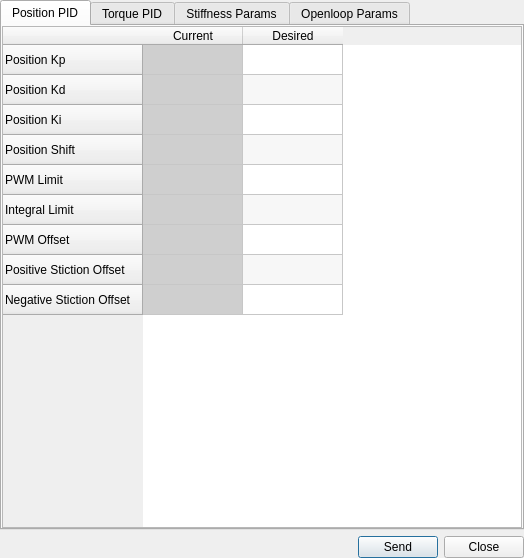
<?xml version="1.0" encoding="UTF-8"?>
<ui version="4.0">
 <class>PidDlg</class>
 <widget class="QDialog" name="PidDlg">
  <property name="geometry">
   <rect>
    <x>0</x>
    <y>0</y>
    <width>524</width>
    <height>558</height>
   </rect>
  </property>
  <property name="windowTitle">
   <string>Dialog</string>
  </property>
  <layout class="QVBoxLayout" name="verticalLayout">
   <property name="leftMargin">
    <number>0</number>
   </property>
   <property name="topMargin">
    <number>0</number>
   </property>
   <property name="rightMargin">
    <number>0</number>
   </property>
   <property name="bottomMargin">
    <number>0</number>
   </property>
   <item>
    <widget class="QTabWidget" name="tabWidget">
     <property name="styleSheet">
      <string notr="true"/>
     </property>
     <property name="currentIndex">
      <number>0</number>
     </property>
     <widget class="QWidget" name="tabPosition">
      <attribute name="title">
       <string>Position PID</string>
      </attribute>
      <layout class="QHBoxLayout" name="horizontalLayout">
       <property name="spacing">
        <number>0</number>
       </property>
       <property name="leftMargin">
        <number>0</number>
       </property>
       <property name="topMargin">
        <number>0</number>
       </property>
       <property name="rightMargin">
        <number>0</number>
       </property>
       <property name="bottomMargin">
        <number>0</number>
       </property>
       <item>
        <widget class="QTableWidget" name="tablePosition">
         <property name="alternatingRowColors">
          <bool>true</bool>
         </property>
         <property name="selectionMode">
          <enum>QAbstractItemView::NoSelection</enum>
         </property>
         <property name="showGrid">
          <bool>true</bool>
         </property>
         <row>
          <property name="text">
           <string>Position Kp</string>
          </property>
         </row>
         <row>
          <property name="text">
           <string>Position Kd</string>
          </property>
         </row>
         <row>
          <property name="text">
           <string>Position Ki</string>
          </property>
         </row>
         <row>
          <property name="text">
           <string>Position Shift</string>
          </property>
         </row>
         <row>
          <property name="text">
           <string>PWM Limit</string>
          </property>
         </row>
         <row>
          <property name="text">
           <string>Integral Limit</string>
          </property>
         </row>
         <row>
          <property name="text">
           <string>PWM Offset</string>
          </property>
         </row>
         <row>
          <property name="text">
           <string>Positive Stiction Offset</string>
          </property>
         </row>
         <row>
          <property name="text">
           <string>Negative Stiction Offset</string>
          </property>
         </row>
         <column>
          <property name="text">
           <string>Current</string>
          </property>
         </column>
         <column>
          <property name="text">
           <string>Desired</string>
          </property>
         </column>
         <item row="0" column="0">
          <property name="text">
           <string/>
          </property>
          <property name="background">
           <brush brushstyle="SolidPattern">
            <color alpha="255">
             <red>207</red>
             <green>207</green>
             <blue>207</blue>
            </color>
           </brush>
          </property>
          <property name="flags">
           <set>ItemIsEnabled</set>
          </property>
         </item>
         <item row="0" column="1">
          <property name="text">
           <string/>
          </property>
          <property name="flags">
           <set>ItemIsSelectable|ItemIsEditable|ItemIsDragEnabled|ItemIsUserCheckable|ItemIsEnabled</set>
          </property>
         </item>
         <item row="1" column="0">
          <property name="text">
           <string/>
          </property>
          <property name="background">
           <brush brushstyle="SolidPattern">
            <color alpha="255">
             <red>207</red>
             <green>207</green>
             <blue>207</blue>
            </color>
           </brush>
          </property>
          <property name="flags">
           <set>ItemIsEnabled</set>
          </property>
         </item>
         <item row="1" column="1">
          <property name="text">
           <string/>
          </property>
          <property name="flags">
           <set>ItemIsSelectable|ItemIsEditable|ItemIsDragEnabled|ItemIsUserCheckable|ItemIsEnabled</set>
          </property>
         </item>
         <item row="2" column="0">
          <property name="text">
           <string/>
          </property>
          <property name="background">
           <brush brushstyle="SolidPattern">
            <color alpha="255">
             <red>207</red>
             <green>207</green>
             <blue>207</blue>
            </color>
           </brush>
          </property>
          <property name="flags">
           <set>ItemIsEnabled</set>
          </property>
         </item>
         <item row="2" column="1">
          <property name="text">
           <string/>
          </property>
          <property name="flags">
           <set>ItemIsSelectable|ItemIsEditable|ItemIsDragEnabled|ItemIsUserCheckable|ItemIsEnabled</set>
          </property>
         </item>
         <item row="3" column="0">
          <property name="text">
           <string/>
          </property>
          <property name="background">
           <brush brushstyle="SolidPattern">
            <color alpha="255">
             <red>207</red>
             <green>207</green>
             <blue>207</blue>
            </color>
           </brush>
          </property>
          <property name="flags">
           <set>ItemIsEnabled</set>
          </property>
         </item>
         <item row="3" column="1">
          <property name="text">
           <string/>
          </property>
          <property name="flags">
           <set>ItemIsSelectable|ItemIsEditable|ItemIsDragEnabled|ItemIsUserCheckable|ItemIsEnabled</set>
          </property>
         </item>
         <item row="4" column="0">
          <property name="text">
           <string/>
          </property>
          <property name="background">
           <brush brushstyle="SolidPattern">
            <color alpha="255">
             <red>207</red>
             <green>207</green>
             <blue>207</blue>
            </color>
           </brush>
          </property>
          <property name="flags">
           <set>ItemIsEnabled</set>
          </property>
         </item>
         <item row="4" column="1">
          <property name="text">
           <string/>
          </property>
          <property name="flags">
           <set>ItemIsSelectable|ItemIsEditable|ItemIsDragEnabled|ItemIsUserCheckable|ItemIsEnabled</set>
          </property>
         </item>
         <item row="5" column="0">
          <property name="text">
           <string/>
          </property>
          <property name="background">
           <brush brushstyle="SolidPattern">
            <color alpha="255">
             <red>207</red>
             <green>207</green>
             <blue>207</blue>
            </color>
           </brush>
          </property>
          <property name="flags">
           <set>ItemIsEnabled</set>
          </property>
         </item>
         <item row="5" column="1">
          <property name="text">
           <string/>
          </property>
          <property name="flags">
           <set>ItemIsSelectable|ItemIsEditable|ItemIsDragEnabled|ItemIsUserCheckable|ItemIsEnabled</set>
          </property>
         </item>
         <item row="6" column="0">
          <property name="text">
           <string/>
          </property>
          <property name="background">
           <brush brushstyle="SolidPattern">
            <color alpha="255">
             <red>207</red>
             <green>207</green>
             <blue>207</blue>
            </color>
           </brush>
          </property>
          <property name="flags">
           <set>ItemIsEnabled</set>
          </property>
         </item>
         <item row="6" column="1">
          <property name="text">
           <string/>
          </property>
          <property name="flags">
           <set>ItemIsSelectable|ItemIsEditable|ItemIsDragEnabled|ItemIsUserCheckable|ItemIsEnabled</set>
          </property>
         </item>
         <item row="7" column="0">
          <property name="text">
           <string/>
          </property>
          <property name="background">
           <brush brushstyle="SolidPattern">
            <color alpha="255">
             <red>207</red>
             <green>207</green>
             <blue>207</blue>
            </color>
           </brush>
          </property>
          <property name="flags">
           <set>ItemIsEnabled</set>
          </property>
         </item>
         <item row="7" column="1">
          <property name="text">
           <string/>
          </property>
          <property name="flags">
           <set>ItemIsSelectable|ItemIsEditable|ItemIsDragEnabled|ItemIsUserCheckable|ItemIsEnabled</set>
          </property>
         </item>
         <item row="8" column="0">
          <property name="text">
           <string/>
          </property>
          <property name="background">
           <brush brushstyle="SolidPattern">
            <color alpha="255">
             <red>207</red>
             <green>207</green>
             <blue>207</blue>
            </color>
           </brush>
          </property>
          <property name="flags">
           <set>ItemIsEnabled</set>
          </property>
         </item>
         <item row="8" column="1">
          <property name="text">
           <string/>
          </property>
          <property name="flags">
           <set>ItemIsSelectable|ItemIsEditable|ItemIsDragEnabled|ItemIsUserCheckable|ItemIsEnabled</set>
          </property>
         </item>
        </widget>
       </item>
      </layout>
     </widget>
     <widget class="QWidget" name="tabTorque">
      <attribute name="title">
       <string>Torque PID</string>
      </attribute>
      <layout class="QVBoxLayout" name="verticalLayout_2">
       <property name="spacing">
        <number>0</number>
       </property>
       <property name="leftMargin">
        <number>0</number>
       </property>
       <property name="topMargin">
        <number>0</number>
       </property>
       <property name="rightMargin">
        <number>0</number>
       </property>
       <property name="bottomMargin">
        <number>0</number>
       </property>
       <item>
        <widget class="QTableWidget" name="tableTorque">
         <property name="alternatingRowColors">
          <bool>true</bool>
         </property>
         <property name="selectionMode">
          <enum>QAbstractItemView::NoSelection</enum>
         </property>
         <property name="showGrid">
          <bool>true</bool>
         </property>
         <row>
          <property name="text">
           <string>Torque Kp</string>
          </property>
         </row>
         <row>
          <property name="text">
           <string>Torque Kd</string>
          </property>
         </row>
         <row>
          <property name="text">
           <string>Torque Ki</string>
          </property>
         </row>
         <row>
          <property name="text">
           <string>Torque Shift</string>
          </property>
         </row>
         <row>
          <property name="text">
           <string>PWM Limit</string>
          </property>
         </row>
         <row>
          <property name="text">
           <string>Integral Limit</string>
          </property>
         </row>
         <row>
          <property name="text">
           <string>PWM Offset</string>
          </property>
         </row>
         <row>
          <property name="text">
           <string>Positive Stiction Offset</string>
          </property>
         </row>
         <row>
          <property name="text">
           <string>Negative Stiction Offset</string>
          </property>
         </row>
         <row>
          <property name="text">
           <string>Torque Kff</string>
          </property>
         </row>
         <row>
          <property name="text">
           <string>Torque Kbemf</string>
          </property>
         </row>
         <column>
          <property name="text">
           <string>Current</string>
          </property>
         </column>
         <column>
          <property name="text">
           <string>Desired</string>
          </property>
         </column>
         <item row="0" column="0">
          <property name="text">
           <string/>
          </property>
          <property name="background">
           <brush brushstyle="SolidPattern">
            <color alpha="255">
             <red>207</red>
             <green>207</green>
             <blue>207</blue>
            </color>
           </brush>
          </property>
          <property name="flags">
           <set>ItemIsEnabled</set>
          </property>
         </item>
         <item row="0" column="1">
          <property name="text">
           <string/>
          </property>
          <property name="flags">
           <set>ItemIsSelectable|ItemIsEditable|ItemIsDragEnabled|ItemIsUserCheckable|ItemIsEnabled</set>
          </property>
         </item>
         <item row="1" column="0">
          <property name="text">
           <string/>
          </property>
          <property name="background">
           <brush brushstyle="SolidPattern">
            <color alpha="255">
             <red>207</red>
             <green>207</green>
             <blue>207</blue>
            </color>
           </brush>
          </property>
          <property name="flags">
           <set>ItemIsEnabled</set>
          </property>
         </item>
         <item row="1" column="1">
          <property name="text">
           <string/>
          </property>
          <property name="flags">
           <set>ItemIsSelectable|ItemIsEditable|ItemIsDragEnabled|ItemIsUserCheckable|ItemIsEnabled</set>
          </property>
         </item>
         <item row="2" column="0">
          <property name="text">
           <string/>
          </property>
          <property name="background">
           <brush brushstyle="SolidPattern">
            <color alpha="255">
             <red>207</red>
             <green>207</green>
             <blue>207</blue>
            </color>
           </brush>
          </property>
          <property name="flags">
           <set>ItemIsEnabled</set>
          </property>
         </item>
         <item row="2" column="1">
          <property name="text">
           <string/>
          </property>
          <property name="flags">
           <set>ItemIsSelectable|ItemIsEditable|ItemIsDragEnabled|ItemIsUserCheckable|ItemIsEnabled</set>
          </property>
         </item>
         <item row="3" column="0">
          <property name="text">
           <string/>
          </property>
          <property name="background">
           <brush brushstyle="SolidPattern">
            <color alpha="255">
             <red>207</red>
             <green>207</green>
             <blue>207</blue>
            </color>
           </brush>
          </property>
          <property name="flags">
           <set>ItemIsEnabled</set>
          </property>
         </item>
         <item row="3" column="1">
          <property name="text">
           <string/>
          </property>
          <property name="flags">
           <set>ItemIsSelectable|ItemIsEditable|ItemIsDragEnabled|ItemIsUserCheckable|ItemIsEnabled</set>
          </property>
         </item>
         <item row="4" column="0">
          <property name="text">
           <string/>
          </property>
          <property name="background">
           <brush brushstyle="SolidPattern">
            <color alpha="255">
             <red>207</red>
             <green>207</green>
             <blue>207</blue>
            </color>
           </brush>
          </property>
          <property name="flags">
           <set>ItemIsEnabled</set>
          </property>
         </item>
         <item row="4" column="1">
          <property name="text">
           <string/>
          </property>
          <property name="flags">
           <set>ItemIsSelectable|ItemIsEditable|ItemIsDragEnabled|ItemIsUserCheckable|ItemIsEnabled</set>
          </property>
         </item>
         <item row="5" column="0">
          <property name="text">
           <string/>
          </property>
          <property name="background">
           <brush brushstyle="SolidPattern">
            <color alpha="255">
             <red>207</red>
             <green>207</green>
             <blue>207</blue>
            </color>
           </brush>
          </property>
          <property name="flags">
           <set>ItemIsEnabled</set>
          </property>
         </item>
         <item row="5" column="1">
          <property name="text">
           <string/>
          </property>
          <property name="flags">
           <set>ItemIsSelectable|ItemIsEditable|ItemIsDragEnabled|ItemIsUserCheckable|ItemIsEnabled</set>
          </property>
         </item>
         <item row="6" column="0">
          <property name="text">
           <string/>
          </property>
          <property name="background">
           <brush brushstyle="SolidPattern">
            <color alpha="255">
             <red>207</red>
             <green>207</green>
             <blue>207</blue>
            </color>
           </brush>
          </property>
          <property name="flags">
           <set>ItemIsEnabled</set>
          </property>
         </item>
         <item row="6" column="1">
          <property name="text">
           <string/>
          </property>
          <property name="flags">
           <set>ItemIsSelectable|ItemIsEditable|ItemIsDragEnabled|ItemIsUserCheckable|ItemIsEnabled</set>
          </property>
         </item>
         <item row="7" column="0">
          <property name="text">
           <string/>
          </property>
          <property name="background">
           <brush brushstyle="SolidPattern">
            <color alpha="255">
             <red>207</red>
             <green>207</green>
             <blue>207</blue>
            </color>
           </brush>
          </property>
          <property name="flags">
           <set>ItemIsEnabled</set>
          </property>
         </item>
         <item row="7" column="1">
          <property name="text">
           <string/>
          </property>
          <property name="flags">
           <set>ItemIsSelectable|ItemIsEditable|ItemIsDragEnabled|ItemIsUserCheckable|ItemIsEnabled</set>
          </property>
         </item>
         <item row="8" column="0">
          <property name="text">
           <string/>
          </property>
          <property name="background">
           <brush brushstyle="SolidPattern">
            <color alpha="255">
             <red>207</red>
             <green>207</green>
             <blue>207</blue>
            </color>
           </brush>
          </property>
          <property name="flags">
           <set>ItemIsEnabled</set>
          </property>
         </item>
         <item row="8" column="1">
          <property name="text">
           <string/>
          </property>
          <property name="flags">
           <set>ItemIsSelectable|ItemIsEditable|ItemIsDragEnabled|ItemIsUserCheckable|ItemIsEnabled</set>
          </property>
         </item>
         <item row="9" column="0">
          <property name="text">
           <string/>
          </property>
          <property name="background">
           <brush brushstyle="SolidPattern">
            <color alpha="255">
             <red>207</red>
             <green>207</green>
             <blue>207</blue>
            </color>
           </brush>
          </property>
          <property name="flags">
           <set>ItemIsEnabled</set>
          </property>
         </item>
         <item row="9" column="1">
          <property name="text">
           <string/>
          </property>
          <property name="flags">
           <set>ItemIsSelectable|ItemIsEditable|ItemIsDragEnabled|ItemIsUserCheckable|ItemIsEnabled</set>
          </property>
         </item>
         <item row="10" column="0">
          <property name="text">
           <string/>
          </property>
          <property name="background">
           <brush brushstyle="SolidPattern">
            <color alpha="255">
             <red>207</red>
             <green>207</green>
             <blue>207</blue>
            </color>
           </brush>
          </property>
          <property name="flags">
           <set>ItemIsEnabled</set>
          </property>
         </item>
         <item row="10" column="1">
          <property name="text">
           <string/>
          </property>
          <property name="flags">
           <set>ItemIsSelectable|ItemIsEditable|ItemIsDragEnabled|ItemIsUserCheckable|ItemIsEnabled</set>
          </property>
         </item>
        </widget>
       </item>
      </layout>
     </widget>
     <widget class="QWidget" name="tabStiff">
      <attribute name="title">
       <string>Stiffness Params</string>
      </attribute>
      <layout class="QHBoxLayout" name="horizontalLayout_2">
       <property name="spacing">
        <number>0</number>
       </property>
       <property name="leftMargin">
        <number>0</number>
       </property>
       <property name="topMargin">
        <number>0</number>
       </property>
       <property name="rightMargin">
        <number>0</number>
       </property>
       <property name="bottomMargin">
        <number>0</number>
       </property>
       <item>
        <widget class="QTableWidget" name="tableStiffness">
         <property name="alternatingRowColors">
          <bool>true</bool>
         </property>
         <property name="selectionMode">
          <enum>QAbstractItemView::NoSelection</enum>
         </property>
         <property name="showGrid">
          <bool>true</bool>
         </property>
         <row>
          <property name="text">
           <string>Joint Stiffness</string>
          </property>
         </row>
         <row>
          <property name="text">
           <string>Joint damping</string>
          </property>
         </row>
         <row>
          <property name="text">
           <string>Joint Force off</string>
          </property>
         </row>
         <column>
          <property name="text">
           <string>Current</string>
          </property>
         </column>
         <column>
          <property name="text">
           <string>Min</string>
          </property>
         </column>
         <column>
          <property name="text">
           <string>Max</string>
          </property>
         </column>
         <column>
          <property name="text">
           <string>Desired</string>
          </property>
         </column>
         <item row="0" column="0">
          <property name="text">
           <string/>
          </property>
          <property name="background">
           <brush brushstyle="SolidPattern">
            <color alpha="255">
             <red>207</red>
             <green>207</green>
             <blue>207</blue>
            </color>
           </brush>
          </property>
          <property name="flags">
           <set>ItemIsEnabled</set>
          </property>
         </item>
         <item row="0" column="1">
          <property name="text">
           <string/>
          </property>
          <property name="background">
           <brush brushstyle="SolidPattern">
            <color alpha="255">
             <red>207</red>
             <green>207</green>
             <blue>207</blue>
            </color>
           </brush>
          </property>
          <property name="flags">
           <set>ItemIsEnabled</set>
          </property>
         </item>
         <item row="0" column="2">
          <property name="text">
           <string/>
          </property>
          <property name="background">
           <brush brushstyle="SolidPattern">
            <color alpha="255">
             <red>207</red>
             <green>207</green>
             <blue>207</blue>
            </color>
           </brush>
          </property>
          <property name="flags">
           <set>ItemIsEnabled</set>
          </property>
         </item>
         <item row="0" column="3">
          <property name="text">
           <string/>
          </property>
          <property name="flags">
           <set>ItemIsSelectable|ItemIsEditable|ItemIsDragEnabled|ItemIsUserCheckable|ItemIsEnabled</set>
          </property>
         </item>
         <item row="1" column="0">
          <property name="text">
           <string/>
          </property>
          <property name="background">
           <brush brushstyle="SolidPattern">
            <color alpha="255">
             <red>207</red>
             <green>207</green>
             <blue>207</blue>
            </color>
           </brush>
          </property>
          <property name="flags">
           <set>ItemIsEnabled</set>
          </property>
         </item>
         <item row="1" column="1">
          <property name="text">
           <string/>
          </property>
          <property name="background">
           <brush brushstyle="SolidPattern">
            <color alpha="255">
             <red>207</red>
             <green>207</green>
             <blue>207</blue>
            </color>
           </brush>
          </property>
          <property name="flags">
           <set>ItemIsEnabled</set>
          </property>
         </item>
         <item row="1" column="2">
          <property name="text">
           <string/>
          </property>
          <property name="background">
           <brush brushstyle="SolidPattern">
            <color alpha="255">
             <red>207</red>
             <green>207</green>
             <blue>207</blue>
            </color>
           </brush>
          </property>
          <property name="flags">
           <set>ItemIsEnabled</set>
          </property>
         </item>
         <item row="1" column="3">
          <property name="text">
           <string/>
          </property>
          <property name="flags">
           <set>ItemIsSelectable|ItemIsEditable|ItemIsDragEnabled|ItemIsUserCheckable|ItemIsEnabled</set>
          </property>
         </item>
         <item row="2" column="0">
          <property name="text">
           <string/>
          </property>
          <property name="background">
           <brush brushstyle="SolidPattern">
            <color alpha="255">
             <red>207</red>
             <green>207</green>
             <blue>207</blue>
            </color>
           </brush>
          </property>
          <property name="flags">
           <set>ItemIsEnabled</set>
          </property>
         </item>
         <item row="2" column="1">
          <property name="text">
           <string/>
          </property>
          <property name="background">
           <brush brushstyle="SolidPattern">
            <color alpha="255">
             <red>207</red>
             <green>207</green>
             <blue>207</blue>
            </color>
           </brush>
          </property>
          <property name="flags">
           <set>ItemIsEnabled</set>
          </property>
         </item>
         <item row="2" column="2">
          <property name="background">
           <brush brushstyle="SolidPattern">
            <color alpha="255">
             <red>207</red>
             <green>207</green>
             <blue>207</blue>
            </color>
           </brush>
          </property>
          <property name="flags">
           <set>ItemIsEnabled</set>
          </property>
         </item>
         <item row="2" column="3">
          <property name="text">
           <string/>
          </property>
          <property name="flags">
           <set>ItemIsSelectable|ItemIsEditable|ItemIsDragEnabled|ItemIsUserCheckable|ItemIsEnabled</set>
          </property>
         </item>
        </widget>
       </item>
      </layout>
     </widget>
     <widget class="QWidget" name="tabOpenLoop">
      <attribute name="title">
       <string>Openloop Params</string>
      </attribute>
      <layout class="QHBoxLayout" name="horizontalLayout_3">
       <property name="spacing">
        <number>0</number>
       </property>
       <property name="leftMargin">
        <number>0</number>
       </property>
       <property name="topMargin">
        <number>0</number>
       </property>
       <property name="rightMargin">
        <number>0</number>
       </property>
       <property name="bottomMargin">
        <number>0</number>
       </property>
       <item>
        <widget class="QTableWidget" name="tableOpenloop">
         <property name="alternatingRowColors">
          <bool>true</bool>
         </property>
         <property name="selectionMode">
          <enum>QAbstractItemView::NoSelection</enum>
         </property>
         <property name="showGrid">
          <bool>true</bool>
         </property>
         <row>
          <property name="text">
           <string>Openloop value</string>
          </property>
         </row>
         <row>
          <property name="text">
           <string>Measured PWM</string>
          </property>
         </row>
         <column>
          <property name="text">
           <string>Current</string>
          </property>
         </column>
         <column>
          <property name="text">
           <string>Desired</string>
          </property>
         </column>
         <item row="0" column="0">
          <property name="text">
           <string/>
          </property>
          <property name="background">
           <brush brushstyle="SolidPattern">
            <color alpha="255">
             <red>207</red>
             <green>207</green>
             <blue>207</blue>
            </color>
           </brush>
          </property>
          <property name="flags">
           <set>ItemIsEnabled</set>
          </property>
         </item>
         <item row="0" column="1">
          <property name="text">
           <string/>
          </property>
          <property name="flags">
           <set>ItemIsSelectable|ItemIsEditable|ItemIsDragEnabled|ItemIsUserCheckable|ItemIsEnabled</set>
          </property>
         </item>
         <item row="1" column="0">
          <property name="text">
           <string/>
          </property>
          <property name="background">
           <brush brushstyle="SolidPattern">
            <color alpha="255">
             <red>207</red>
             <green>207</green>
             <blue>207</blue>
            </color>
           </brush>
          </property>
          <property name="flags">
           <set>ItemIsEnabled</set>
          </property>
         </item>
         <item row="1" column="1">
          <property name="text">
           <string/>
          </property>
          <property name="background">
           <brush brushstyle="SolidPattern">
            <color alpha="255">
             <red>207</red>
             <green>207</green>
             <blue>207</blue>
            </color>
           </brush>
          </property>
          <property name="flags">
           <set>ItemIsEnabled</set>
          </property>
         </item>
        </widget>
       </item>
      </layout>
     </widget>
    </widget>
   </item>
   <item>
    <layout class="QHBoxLayout" name="horizontalLayout_4">
     <item>
      <spacer name="horizontalSpacer">
       <property name="orientation">
        <enum>Qt::Horizontal</enum>
       </property>
       <property name="sizeHint" stdset="0">
        <size>
         <width>40</width>
         <height>20</height>
        </size>
       </property>
      </spacer>
     </item>
     <item>
      <widget class="QPushButton" name="btnSend">
       <property name="text">
        <string>Send</string>
       </property>
      </widget>
     </item>
     <item>
      <widget class="QPushButton" name="btnCancel">
       <property name="text">
        <string>Close</string>
       </property>
      </widget>
     </item>
    </layout>
   </item>
  </layout>
 </widget>
 <resources/>
 <connections/>
</ui>
